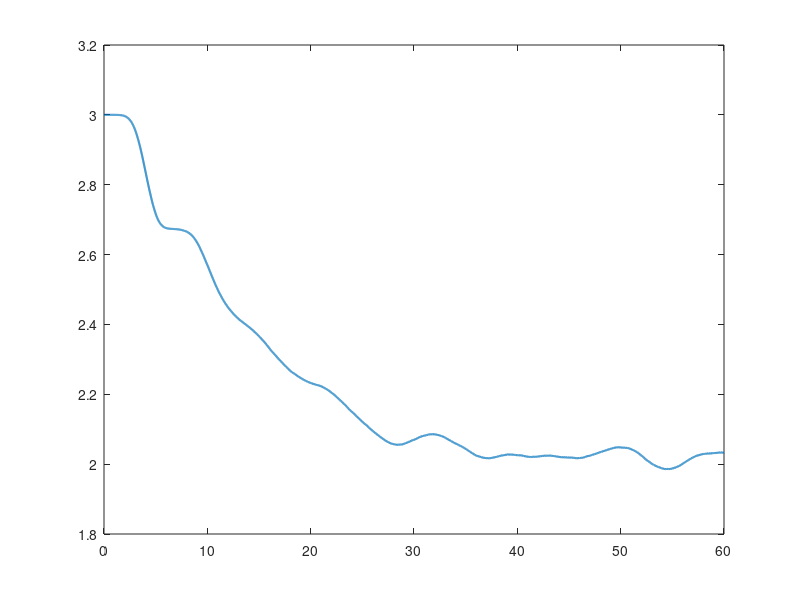

MATLAB code to generate this figure: (Note: this script raises an error after producing the figure.)
clear; clc

%% load data

load testData_chirp_input
% load testData_sine_wave_input.mat
% load testData_step_input.mat
% load testData_square_input.mat

%% sim parameters

Ts = 0.01;       % Sampling time [s]
T_end = 60;      % Simulation duration [s]
rng(6);  % Reproducible random noise

%% CT matrices
A_CT = [0       1;
        -k/m   -b/m];

B_CT = [0;
        1/m];

C_CT = [1 0];    % Output: position
D_CT = 0;

%% Convert CT to DT (Zero-Order Hold)
sys_CT = ss(A_CT, B_CT, C_CT, D_CT);
sys_DT = c2d(sys_CT, Ts, 'zoh');

A_DT = sys_DT.A;
B_DT = sys_DT.B;
C_DT = sys_DT.C;
D_DT = sys_DT.D;

%% simulation

t = 0:Ts:T_end;
N = length(t);

%% MIT rule parameters

k_est = 3;
k_min  = 0.01;   % keep the model stable
k_dot = 0;

gamma = 2;

%% storage allocation 

x_model      = zeros(2,N);    % states for the model inside the MIT rule.
x_model(:,1) = [0; 0];

k_est_list = zeros(1,N);
k_est_list(1) = k_est;

k_dot_list = zeros(1,N);
k_dot_list(1) = k_dot;

e_list     = zeros(1,N);

%% initial

phi_dot = 0;
phi = 0;

%% Loop
 
for i = 1:N-1

    %% Adaptation error

    % Use measured position
    x_real = y(i);

    % Reference model position
    x_model_position = x_model(1,i);

    % Tracking error
    e = x_real - x_model_position;

    %% Parameter adaptation

    % Adaptation law
    k_dot = gamma * e * phi;

    % Sensitivity model acceleration
    phi_dot_dot = (-b*phi_dot ...
                   -k_est*phi ...
                   -x_model(1,i))/m;

    %% Reference model dynamics

    A_est = [0          1;
            -k_est/m   -b/m];

    B_est = [0;
             1/m];

    x_model_dot = A_est*x_model(:,i) + B_est*u(i);

    %% Forward Euler integration

    % Parameter update
    k_est = max(k_min, k_est + k_dot*Ts);

    % Sensitivity model update
    phi_dot = phi_dot + phi_dot_dot*Ts;
    phi = phi + phi_dot*Ts;

    % Reference model update
    x_model(:,i+1) = x_model(:,i) + x_model_dot*Ts;

    %% Store results

    k_est_list(i+1) = k_est;
    k_dot_list(i+1) = k_dot;
    e_list(i) = e;

end

figure(1);
plot(t, k_est_list, 'LineWidth', 1.5); 
hold on; 
yline(k, 'r--', 'LineWidth', 1.5);
grid on;
xlabel('Time [s]');
ylabel('Stiffness');
title('Stiffness Estimation');
legend('Estimated Stiffness', 'Real Stiffness');

figure(2);
plot(t, e_list, 'LineWidth', 1.5); 
hold on; 
xlabel('Time [s]');
ylabel('Error');
title('Error');
